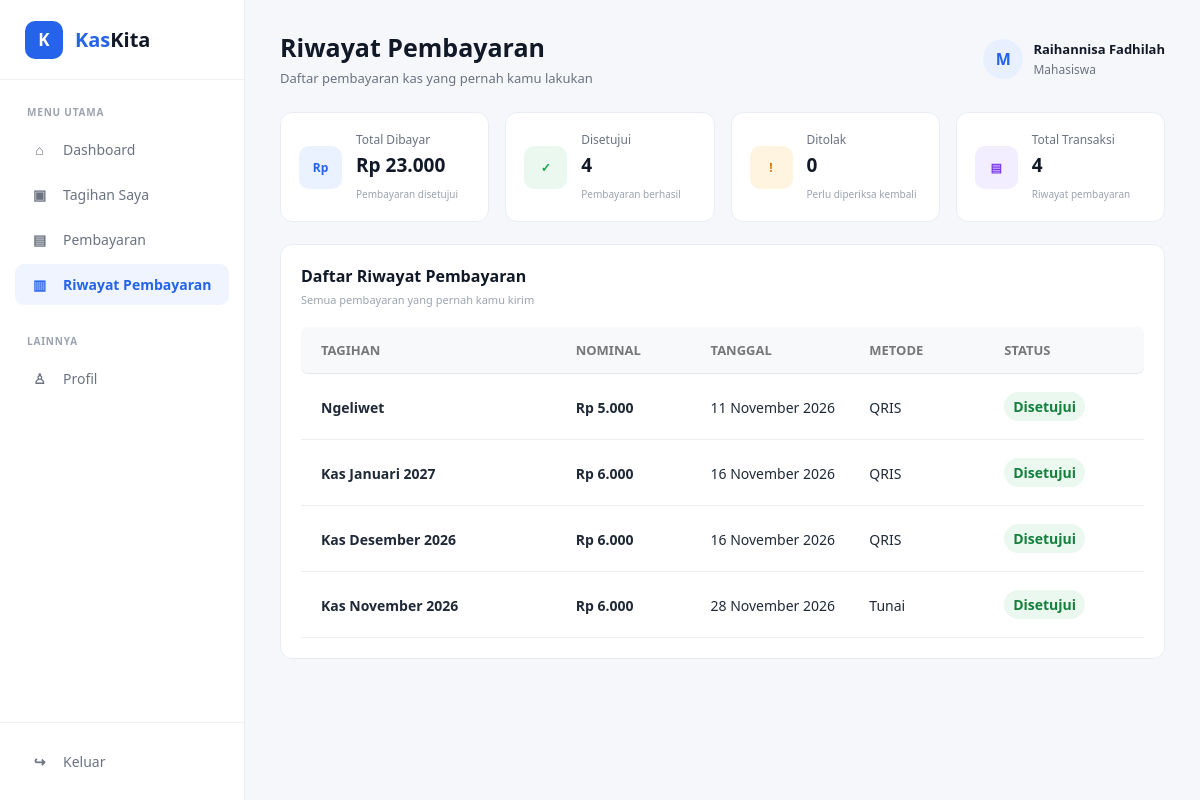
The app's page /pages/riwayat_pembayaran.php (signed in) with its own data.
### tables this page shows
CREATE TABLE `mahasiswa` (
  `id_mahasiswa` int NOT NULL,
  `id_user` int NOT NULL,
  `nim` varchar(20) NOT NULL,
  `nama_mahasiswa` varchar(100) NOT NULL,
  `no_hp` varchar(15) DEFAULT NULL,
  `status` enum('Aktif','Nonaktif') DEFAULT 'Aktif'
);

CREATE TABLE `pembayaran` (
  `id_pembayaran` int NOT NULL,
  `id_tagihan_mahasiswa` int NOT NULL,
  `id_metode` int NOT NULL,
  `nominal_pembayaran` decimal(12,2) NOT NULL,
  `tanggal_pembayaran` date NOT NULL,
  `status_pembayaran` enum('menunggu','disetujui','ditolak') DEFAULT 'menunggu',
  `bukti_pembayaran` varchar(255) DEFAULT NULL,
  `status` enum('menunggu','disetujui','ditolak') DEFAULT 'menunggu'
);

CREATE TABLE `tagihan_kas` (
  `id_tagihan` int NOT NULL,
  `nama_tagihan` varchar(100) NOT NULL,
  `nominal_tagihan` decimal(12,2) NOT NULL,
  `tanggal_tagihan` date NOT NULL,
  `tanggal_jatuh_tempo` date NOT NULL,
  `status_tagihan` enum('aktif','selesai') DEFAULT 'aktif'
);

CREATE TABLE `metode` (
  `id_metode` int NOT NULL,
  `nama_metode` varchar(50) NOT NULL
);

### pages/riwayat_pembayaran.php (the view, shortened to what this page needs)
<?php
$db = new Database();
$conn = $db->connect();
$id_user = $_SESSION['id_user'];
$stmtMahasiswa = $conn->prepare("
    SELECT id_mahasiswa, nama_mahasiswa
    FROM mahasiswa
    WHERE id_user = ?
");
$stmtMahasiswa->bind_param("i", $id_user);
$stmtMahasiswa->execute();
$resultMahasiswa = $stmtMahasiswa->get_result();
$mahasiswa = $resultMahasiswa->fetch_assoc();
$id_mahasiswa = $mahasiswa['id_mahasiswa'];
$namaMahasiswa = $mahasiswa['nama_mahasiswa'];
$riwayat = [];
$query = "
    SELECT
        p.id_pembayaran,
        p.nominal_pembayaran,
        p.tanggal_pembayaran,
        p.status_pembayaran,
        tk.nama_tagihan,
        mt.nama_metode
    FROM pembayaran p
    JOIN tagihan_mahasiswa tm
        ON p.id_tagihan_mahasiswa = tm.id_tagihan_mahasiswa
    JOIN tagihan_kas tk
        ON tm.id_tagihan = tk.id_tagihan
    JOIN metode mt
        ON p.id_metode = mt.id_metode
    WHERE tm.id_mahasiswa = ?
    ORDER BY p.id_pembayaran DESC
";
$stmtRiwayat = $conn->prepare($query);
$stmtRiwayat->bind_param("i", $id_mahasiswa);
$stmtRiwayat->execute();
$resultRiwayat = $stmtRiwayat->get_result();
while ($row = $resultRiwayat->fetch_assoc()) {
    $status = $row['status_pembayaran'];
    if ($status === 'disetujui') {
        $statusTampil = 'Disetujui';
    } elseif ($status === 'ditolak') {
        $statusTampil = 'Ditolak';
    } elseif ($status === 'menunggu') {
        $statusTampil = 'Menunggu Verifikasi';
    } else {
        $statusTampil = ucfirst($status);
    }
    $riwayat[] = [
        'id_pembayaran' => $row['id_pembayaran'],
        'tagihan' => $row['nama_tagihan'],
        'nominal' => $row['nominal_pembayaran'],
        'tanggal' => date(
            'd F Y',
            strtotime($row['tanggal_pembayaran'])
        ),
        'metode' => $row['nama_metode'],
        'status' => $statusTampil
    ];
}
$totalPembayaran = 0;
$totalDisetujui = 0;
$totalDitolak = 0;
$totalMenunggu = 0;
foreach ($riwayat as $item) {
    if ($item['status'] === 'Disetujui') {
        $totalPembayaran += $item['nominal'];
        $totalDisetujui++;
    } elseif ($item['status'] === 'Ditolak') {
        $totalDitolak++;
    } elseif ($item['status'] === 'Menunggu Verifikasi') {
        $totalMenunggu++;
    }
}
$totalTransaksi = count($riwayat);
?>
<!DOCTYPE html>
<html lang="id">
<head>
    <link rel="stylesheet" href="/kaskita/assets/css/style.css">
</head>
<body>
    <div class="app">
        <aside class="sidebar">
            <div class="brand">
                <div class="brand-icon">
                    K
                </div>
                <div class="brand-name">
                    <span>Kas</span>Kita
                </div>
            </div>
            <div class="menu-section">
                <p class="menu-title">
                    MENU UTAMA
                </p>
                <nav class="menu">
                    <a href="dashboard_mahasiswa.php">
                        <span class="menu-icon">⌂</span>
                        <span>Dashboard</span>
                    </a>
                    <a href="tagihan_mahasiswa.php">
                        <span class="menu-icon">▣</span>
                        <span>Tagihan Saya</span>
                    </a>
                    <a href="pembayaran_mahasiswa.php">
                        <span class="menu-icon">▤</span>
                        <span>Pembayaran</span>
                    </a>
                    <a href="riwayat_pembayaran.php" class="active">
                        <span class="menu-icon">▥</span>
                        <span>Riwayat Pembayaran</span>
                    </a>
                </nav>
            </div>
            <div class="menu-section">
                <p class="menu-title">
                    LAINNYA
                </p>
                <nav class="menu">
                    <a href="#">
                        <span class="menu-icon">♙</span>
                        <span>Profil</span>
                    </a>
                </nav>
            </div>
            <div class="sidebar-bottom">
                <a href="../index.php" class="logout">
                    <span class="menu-icon">↪</span>
                    <span>Keluar</span>
                </a>
            </div>
        </aside>
        <main class="main-content">
            <header class="topbar">
                <div class="page-title">
                    <h1>
                        Riwayat Pembayaran
                    </h1>
                    <p>
                        Daftar pembayaran kas yang pernah kamu lakukan
                    </p>
                </div>
                <div class="profile">
                    <div class="profile-icon">
                        M
                    </div>
                    <div class="profile-info">
                        <strong>
                            <?php echo htmlspecialchars($namaMahasiswa); ?>
                        </strong>
                        <span>
                            Mahasiswa
                        </span>
                    </div>
                </div>
            </header>
            <section class="stats">
                <div class="stat-card">
                    <div class="stat-icon blue">
                        Rp
                    </div>
                    <div class="stat-content">
                        <span>
                            Total Dibayar
                        </span>
                        <h3>
                            Rp
                            <?php echo number_format(
                                $totalPembayaran,
                                0,
                                ',',
                                '.'
                            ); ?>
                        </h3>
                        <small>
                            Pembayaran disetujui
                        </small>
                    </div>
                </div>
                <div class="stat-card">
                    <div class="stat-icon green">
                        ✓
                    </div>
                    <div class="stat-content">
                        <span>
                            Disetujui
                        </span>
                        <h3>
                            <?php echo $totalDisetujui; ?>
                        </h3>
                        <small>
                            Pembayaran berhasil
                        </small>
                    </div>
                </div>
                <div class="stat-card">
                    <div class="stat-icon orange">
                        !
                    </div>
                    <div class="stat-content">
                        <span>
                            Ditolak
                        </span>
                        <h3>
                            <?php echo $totalDitolak; ?>
                        </h3>
                        <small>
                            Perlu diperiksa kembali
                        </small>
                    </div>
                </div>
                <div class="stat-card">
                    <div class="stat-icon purple">
                        ▤
                    </div>
                    <div class="stat-content">
                        <span>
                            Total Transaksi
                        </span>
                        <h3>
                            <?php echo $totalTransaksi; ?>
                        </h3>
                        <small>
                            Riwayat pembayaran
                        </small>
                    </div>
                </div>
            </section>
            <section class="dashboard-card">
                <div class="card-header">
                    <div>
                        <h3>
                            Daftar Riwayat Pembayaran
                        </h3>
                        <p>
                            Semua pembayaran yang pernah kamu kirim
                        </p>
                    </div>
                </div>
                <div class="student-history-table">
                    <div class="table-head">
                        <span>
                            Tagihan
                        </span>
                        <span>
                            Nominal
                        </span>
                        <span>
                            Tanggal
                        </span>
                        <span>
                            Metode
                        </span>
                        <span>
                            Status
                        </span>
                    </div>
                    <?php if (count($riwayat) > 0): ?>
                        <?php foreach ($riwayat as $item): ?>
                            <div class="student-history-row">
                                <div>
                                    <strong>
                                        <?php echo htmlspecialchars(
                                            $item['tagihan']
                                        ); ?>
                                    </strong>
                                </div>
                                <div>
                                    <strong>
                                        Rp
                                        <?php echo number_format(
                                            $item['nominal'],
                                            0,
                                            ',',
                                            '.'
                                        ); ?>
                                    </strong>
                                </div>
                                <div>
                                    <span>
                                        <?php echo htmlspecialchars(
                                            $item['tanggal']
                                        ); ?>
                                    </span>
                                </div>
                                <div>
                                    <span>
                                        <?php echo htmlspecialchars(
                                            $item['metode']
                                        ); ?>
                                    </span>
                                </div>
                                <div>
                                    <?php if ($item['status'] === 'Disetujui'): ?>
                                        <span class="status approved-status">
                                            Disetujui
                                        </span>
                                    <?php elseif ($item['status'] === 'Ditolak'): ?>
                                        <span class="status rejected-status">
                                            Ditolak
                                        </span>
                                    <?php else: ?>
                                        <span class="status pending-status">
                                            Menunggu Verifikasi
                                        </span>
                                    <?php endif; ?>
                                </div>
                            </div>
                        <?php endforeach; ?>
                    <?php endif; ?>
                </div>
            </section>
        </main>
    </div>
</body>
</html>

### records on screen
mahasiswa: nama_mahasiswa "Raihannisa Fadhilah"
pembayaran: tagihan_kas.nama_tagihan "Ngeliwet", nominal_pembayaran "5.000", tanggal "11 November 2026", id_metode.nama_metode "QRIS"
pembayaran: tagihan_kas.nama_tagihan "Kas Januari 2027", nominal_pembayaran "6.000", tanggal "16 November 2026", id_metode.nama_metode "QRIS"
pembayaran: tagihan_kas.nama_tagihan "Kas Desember 2026", nominal_pembayaran "6.000", tanggal "16 November 2026", id_metode.nama_metode "QRIS"
pembayaran: tagihan_kas.nama_tagihan "Kas November 2026", nominal_pembayaran "6.000", tanggal "28 November 2026", id_metode.nama_metode "Tunai"

### other values on screen
$totalPembayaran "23.000"
$totalDisetujui "4"
$totalDitolak "0"
$totalTransaksi "4"
